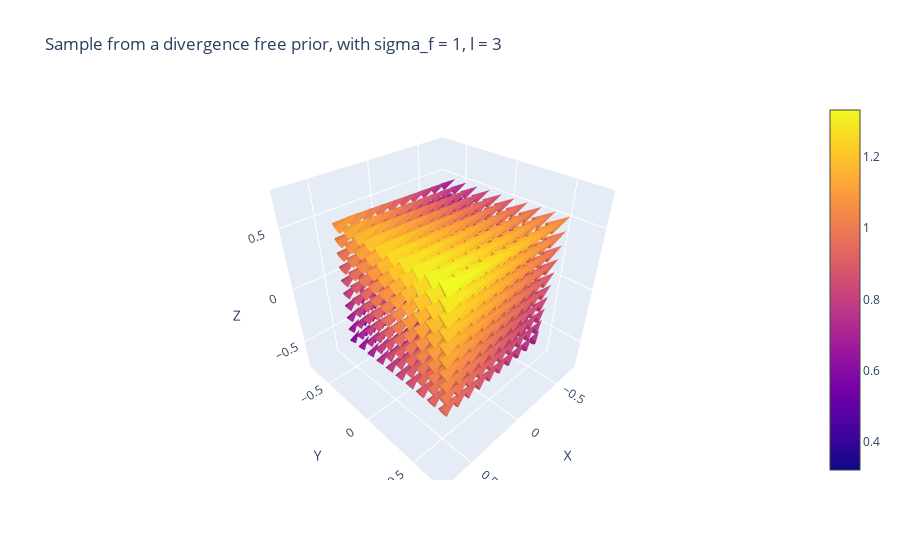

Notebook code for this chart:
### Markdown cell above
## Divergence Free Kernel Samples

### Code cell
sigma_f_1_df, l_1_df = 1, 3
div_free_sample_1 = sample_vector_field(kernel_func = 'divergence_free_kernel', 
                                        sigma_f=sigma_f_1_df, 
                                        l=l_1_df)
plotter(div_free_sample_1, title = f'Sample from a divergence free prior, with sigma_f = {sigma_f_1_df}, l = {l_1_df}')

### Figure 1 — Plotly figure (JSON) as saved in the notebook; plotly's stock layout.template omitted (floating-point values rounded to 4 significant figures; data arrays with more than 128 entries replaced by an {"elided": "..."} marker saying what was removed)
{"data": [{"anchor": "tail", "sizemode": "scaled", "sizeref": 2, "type": "cone", "u": {"elided": "1000 float values"}, "v": {"elided": "1000 float values"}, "w": {"elided": "1000 float values"}, "x": {"elided": "1000 float values"}, "y": {"elided": "1000 float values"}, "z": {"elided": "1000 float values"}}], "layout": {"scene": {"xaxis": {"title": {"text": "X"}}, "yaxis": {"title": {"text": "Y"}}, "zaxis": {"title": {"text": "Z"}}}, "title": {"text": "Sample from a divergence free prior, with sigma_f = 1, l = 3"}}}
